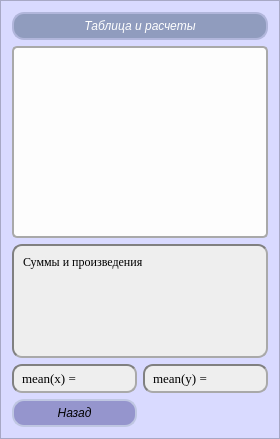
    <widget class="QFrame" name="frame_FirstBlock">
     <property name="sizePolicy">
      <sizepolicy hsizetype="Preferred" vsizetype="Preferred">
       <horstretch>0</horstretch>
       <verstretch>0</verstretch>
      </sizepolicy>
     </property>
     <property name="styleSheet">
      <string notr="true">background-color: #d9daff;</string>
     </property>
     <property name="frameShape">
      <enum>QFrame::Shape::StyledPanel</enum>
     </property>
     <property name="frameShadow">
      <enum>QFrame::Shadow::Raised</enum>
     </property>
     <layout class="QGridLayout" name="gridLayout_2">
      <item row="2" column="0">
       <layout class="QGridLayout" name="gridLayout">
        <item row="2" column="1">
         <spacer name="horizontalSpacer">
          <property name="orientation">
           <enum>Qt::Orientation::Horizontal</enum>
          </property>
          <property name="sizeType">
           <enum>QSizePolicy::Policy::Preferred</enum>
          </property>
          <property name="sizeHint" stdset="0">
           <size>
            <width>40</width>
            <height>20</height>
           </size>
          </property>
         </spacer>
        </item>
        <item row="1" column="1">
         <widget class="QLabel" name="label_meanY">
          <property name="sizePolicy">
           <sizepolicy hsizetype="Preferred" vsizetype="Fixed">
            <horstretch>0</horstretch>
            <verstretch>0</verstretch>
           </sizepolicy>
          </property>
          <property name="font">
           <font>
            <family>Times New Roman</family>
            <pointsize>10</pointsize>
            <bold>false</bold>
           </font>
          </property>
          <property name="cursor">
           <cursorShape>IBeamCursor</cursorShape>
          </property>
          <property name="styleSheet">
           <string notr="true">QLabel {
	background-color: #eeeeee;
	color: #000000;
	border: 2px solid;
	border-top: 2px solid gray;
    border-left: 2px solid gray;
    border-bottom: 2px solid darkgray;
    border-right: 2px solid darkgray;
	border-radius: 10px;
	padding: 5px;
}</string>
          </property>
          <property name="text">
           <string>mean(y) =</string>
          </property>
          <property name="textInteractionFlags">
           <set>Qt::TextInteractionFlag::LinksAccessibleByMouse|Qt::TextInteractionFlag::TextSelectableByMouse</set>
          </property>
         </widget>
        </item>
        <item row="2" column="0">
         <widget class="QPushButton" name="pushButton_Back">
          <property name="sizePolicy">
           <sizepolicy hsizetype="Preferred" vsizetype="Fixed">
            <horstretch>0</horstretch>
            <verstretch>0</verstretch>
           </sizepolicy>
          </property>
          <property name="font">
           <font>
            <italic>true</italic>
           </font>
          </property>
          <property name="cursor">
           <cursorShape>PointingHandCursor</cursorShape>
          </property>
          <property name="styleSheet">
           <string notr="true">QPushButton {
	color: #000000;
    background-color: #9595CD; 
    border-radius: 12px; 
    border: 2px solid #BFC6E2;
    padding: 5px 10px;
}

QPushButton:hover {
    background-color: #AA55FF; 
}

QPushButton:pressed {
    background-color: #7B79AE;
}
</string>
          </property>
          <property name="text">
           <string>Назад</string>
          </property>
         </widget>
        </item>
        <item row="0" column="0" colspan="2">
         <widget class="QTextEdit" name="textEdit_Sums">
          <property name="enabled">
           <bool>true</bool>
          </property>
          <property name="sizePolicy">
           <sizepolicy hsizetype="Preferred" vsizetype="Preferred">
            <horstretch>0</horstretch>
            <verstretch>0</verstretch>
           </sizepolicy>
          </property>
          <property name="font">
           <font>
            <family>Times New Roman</family>
            <pointsize>10</pointsize>
           </font>
          </property>
          <property name="cursor" stdset="0">
           <cursorShape>IBeamCursor</cursorShape>
          </property>
          <property name="mouseTracking">
           <bool>false</bool>
          </property>
          <property name="styleSheet">
           <string notr="true">QTextEdit {
	background-color: #eeeeee;
	color: #000000;
	border: 2px solid;
	border-top: 2px solid gray;
    border-left: 2px solid gray;
    border-bottom: 2px solid darkgray;
    border-right: 2px solid darkgray;
	border-radius: 10px;
	padding: 5px;
	max-height: 100px;
}</string>
          </property>
          <property name="html">
           <string>&lt;!DOCTYPE HTML PUBLIC &quot;-//W3C//DTD HTML 4.0//EN&quot; &quot;http://www.w3.org/TR/REC-html40/strict.dtd&quot;&gt;
&lt;html&gt;&lt;head&gt;&lt;meta name=&quot;qrichtext&quot; content=&quot;1&quot; /&gt;&lt;meta charset=&quot;utf-8&quot; /&gt;&lt;style type=&quot;text/css&quot;&gt;
p, li { white-space: pre-wrap; }
hr { height: 1px; border-width: 0; }
li.unchecked::marker { content: &quot;\2610&quot;; }
li.checked::marker { content: &quot;\2612&quot;; }
&lt;/style&gt;&lt;/head&gt;&lt;body style=&quot; font-family:'Times New Roman'; font-size:10pt; font-weight:400; font-style:normal;&quot;&gt;
&lt;p style=&quot; margin-top:0px; margin-bottom:0px; margin-left:0px; margin-right:0px; -qt-block-indent:0; text-indent:0px;&quot;&gt;&lt;span style=&quot; font-size:9pt;&quot;&gt;Суммы и произведения&lt;/span&gt;&lt;/p&gt;&lt;/body&gt;&lt;/html&gt;</string>
          </property>
          <property name="textInteractionFlags">
           <set>Qt::TextInteractionFlag::TextSelectableByMouse</set>
          </property>
         </widget>
        </item>
        <item row="1" column="0">
         <widget class="QLabel" name="label_meanX">
          <property name="sizePolicy">
           <sizepolicy hsizetype="Preferred" vsizetype="Fixed">
            <horstretch>0</horstretch>
            <verstretch>0</verstretch>
           </sizepolicy>
          </property>
          <property name="font">
           <font>
            <family>Times New Roman</family>
            <pointsize>10</pointsize>
            <bold>false</bold>
           </font>
          </property>
          <property name="cursor">
           <cursorShape>IBeamCursor</cursorShape>
          </property>
          <property name="styleSheet">
           <string notr="true">QLabel {
	background-color: #eeeeee;
	color: #000000;
	border: 2px solid;
	border-top: 2px solid gray;
    border-left: 2px solid gray;
    border-bottom: 2px solid darkgray;
    border-right: 2px solid darkgray;
	border-radius: 10px;
	padding: 5px;
}</string>
          </property>
          <property name="text">
           <string>mean(x) =</string>
          </property>
          <property name="textInteractionFlags">
           <set>Qt::TextInteractionFlag::LinksAccessibleByMouse|Qt::TextInteractionFlag::TextSelectableByMouse</set>
          </property>
         </widget>
        </item>
       </layout>
      </item>
      <item row="0" column="0">
       <widget class="QLabel" name="label_block1">
        <property name="sizePolicy">
         <sizepolicy hsizetype="Preferred" vsizetype="Fixed">
          <horstretch>0</horstretch>
          <verstretch>0</verstretch>
         </sizepolicy>
        </property>
        <property name="font">
         <font>
          <italic>true</italic>
         </font>
        </property>
        <property name="styleSheet">
         <string notr="true">QLabel {
	background-color: #909CBE;
	color: white;
	border: 2px solid #B1B6DB;
	border-radius: 12px;
	padding: 5px 10px;
}</string>
        </property>
        <property name="text">
         <string>Таблица и расчеты</string>
        </property>
        <property name="alignment">
         <set>Qt::AlignmentFlag::AlignCenter</set>
        </property>
       </widget>
      </item>
      <item row="1" column="0">
       <widget class="QTableView" name="tableView_Calculations">
        <property name="sizePolicy">
         <sizepolicy hsizetype="Preferred" vsizetype="Expanding">
          <horstretch>0</horstretch>
          <verstretch>0</verstretch>
         </sizepolicy>
        </property>
        <property name="font">
         <font>
          <family>Segoe UI</family>
          <pointsize>10</pointsize>
          <italic>false</italic>
          <bold>false</bold>
         </font>
        </property>
        <property name="styleSheet">
         <string notr="true">QTableView { 
	background-color: #fdfdfd; 
	alternate-background-color: #f0f4f8; 
	gridline-color: #d1dbe5; font: 10pt &quot;Segoe UI&quot;; 
	color: #102a43;
	border: 2px solid darkgray;
	border-radius: 5px;
} 
QHeaderView::section { 
	background-color: #9334ff; 
	color: white; 
	padding: 4px; 
	border: 1px solid #6925b6; 
	font-weight: bold;
} 
QTableView::item:selected { 
 	background-color: #93c5fd;
	color: #0c1a2c; 
} 
QTableView::item:hover 
{ 
	background-color: #dbeafe; 
}

</string>
        </property>
        <property name="frameShadow">
         <enum>QFrame::Shadow::Raised</enum>
        </property>
        <property name="editTriggers">
         <set>QAbstractItemView::EditTrigger::NoEditTriggers</set>
        </property>
        <property name="alternatingRowColors">
         <bool>true</bool>
        </property>
        <property name="showGrid">
         <bool>true</bool>
        </property>
        <property name="gridStyle">
         <enum>Qt::PenStyle::DashLine</enum>
        </property>
       </widget>
      </item>
     </layout>
    </widget>
